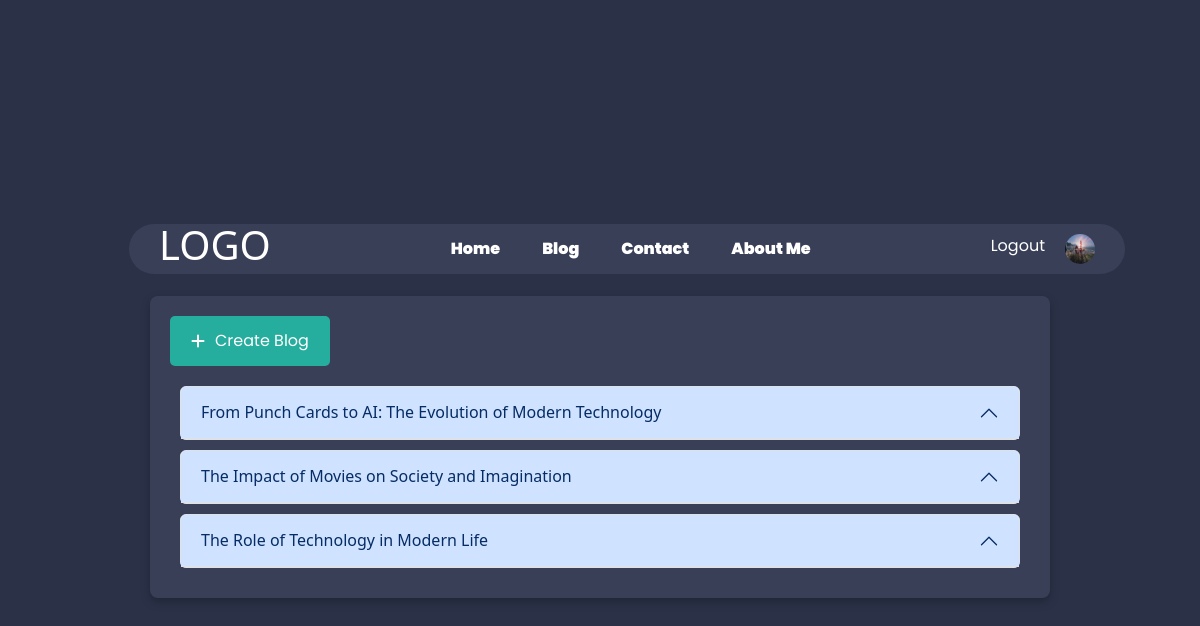
The app's page /blog-page (signed in) with its own data.
### base/models.py (models this page shows)
class blog(models.Model):
    user = models.ForeignKey(User, on_delete=models.CASCADE)
    name = models.CharField(max_length=100, blank=True, null=True)
    topic = models.ForeignKey(Topic, on_delete=models.SET_NULL, null=True)
    body = models.TextField()
    updated = models.DateTimeField(auto_now=True)
    created = models.DateTimeField(auto_now_add=True)
    class Meta:
        ordering = ['-updated', '-created']

### base/views.py (the view)
# urls.py: path('blog-page', views.blog_page, name="blog-page"),
def blog_page(request):
    blogs = blog.objects.all()
    return render(request, 'base/blog.html', {"blogs":blogs})

### base/templates/base/blog.html (shortened to what this page needs)
{% extends "main.html" %}
{% block content %}
    <div class="blog-container">
        <a href="{% url 'Createblog' %}">
            <button class="btn"><i class="fas fa-plus"></i> Create Blog</button>
        </a>
        {% for blog in blogs %}
        <div class="accordion" id="accordionExample">
            <div class="accordion-item" style="margin:10px;">
                <h2 class="accordion-header">
                    <button class="accordion-button" type="button" data-bs-toggle="collapse" data-bs-target="#collapse{{ blog.id }}" aria-expanded="false" aria-controls="collapse{{ blog.id }}">
                        {{ blog.name }}
                    </button>
                </h2>
            </div>
        </div>
        {% endfor %}
    </div>
{% endblock %}

### records on screen
blog: name "From Punch Cards to AI: The Evolution of Modern Technology"
blog: name "The Impact of Movies on Society and Imagination"
blog: name "The Role of Technology in Modern Life"
